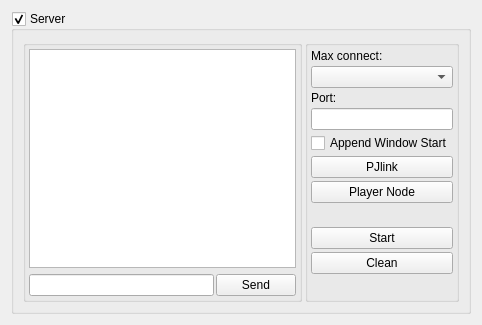
<?xml version="1.0" encoding="UTF-8"?>
<ui version="4.0">
 <class>tcp_ui</class>
 <widget class="QWidget" name="tcp_ui">
  <property name="geometry">
   <rect>
    <x>0</x>
    <y>0</y>
    <width>482</width>
    <height>325</height>
   </rect>
  </property>
  <property name="windowTitle">
   <string>Server</string>
  </property>
  <property name="windowIcon">
   <iconset>
    <normaloff>:/ico/ico/network_server.png</normaloff>:/ico/ico/network_server.png</iconset>
  </property>
  <layout class="QHBoxLayout" name="horizontalLayout_4">
   <item>
    <widget class="QGroupBox" name="server_gb">
     <property name="title">
      <string>Server</string>
     </property>
     <property name="flat">
      <bool>false</bool>
     </property>
     <property name="checkable">
      <bool>true</bool>
     </property>
     <layout class="QGridLayout" name="gridLayout">
      <item row="0" column="0">
       <layout class="QHBoxLayout" name="horizontalLayout_3">
        <property name="spacing">
         <number>3</number>
        </property>
        <item>
         <widget class="QGroupBox" name="gboxServerLeft">
          <property name="sizePolicy">
           <sizepolicy hsizetype="Preferred" vsizetype="Preferred">
            <horstretch>1</horstretch>
            <verstretch>0</verstretch>
           </sizepolicy>
          </property>
          <property name="title">
           <string/>
          </property>
          <layout class="QVBoxLayout" name="verticalLayout_2">
           <property name="spacing">
            <number>3</number>
           </property>
           <property name="leftMargin">
            <number>3</number>
           </property>
           <property name="topMargin">
            <number>3</number>
           </property>
           <property name="rightMargin">
            <number>3</number>
           </property>
           <property name="bottomMargin">
            <number>3</number>
           </property>
           <item>
            <widget class="QTextEdit" name="txtDataServer"/>
           </item>
           <item>
            <layout class="QHBoxLayout" name="horizontalLayout"/>
           </item>
           <item>
            <widget class="QWidget" name="listWidget" native="true"/>
           </item>
           <item>
            <layout class="QHBoxLayout" name="horizontalLayout_2">
             <property name="spacing">
              <number>2</number>
             </property>
             <item>
              <widget class="QLineEdit" name="txtSendServer"/>
             </item>
             <item>
              <widget class="QPushButton" name="btnSendServer">
               <property name="cursor">
                <cursorShape>PointingHandCursor</cursorShape>
               </property>
               <property name="text">
                <string>Send</string>
               </property>
               <property name="icon">
                <iconset>
                 <normaloff>:/ico/ico/send.png</normaloff>:/ico/ico/send.png</iconset>
               </property>
               <property name="iconSize">
                <size>
                 <width>24</width>
                 <height>24</height>
                </size>
               </property>
              </widget>
             </item>
            </layout>
           </item>
          </layout>
         </widget>
        </item>
        <item>
         <widget class="QGroupBox" name="gboxServerRight">
          <property name="sizePolicy">
           <sizepolicy hsizetype="Minimum" vsizetype="Preferred">
            <horstretch>0</horstretch>
            <verstretch>0</verstretch>
           </sizepolicy>
          </property>
          <property name="minimumSize">
           <size>
            <width>150</width>
            <height>0</height>
           </size>
          </property>
          <property name="title">
           <string/>
          </property>
          <layout class="QVBoxLayout" name="verticalLayout">
           <property name="spacing">
            <number>3</number>
           </property>
           <property name="leftMargin">
            <number>3</number>
           </property>
           <property name="topMargin">
            <number>3</number>
           </property>
           <property name="rightMargin">
            <number>3</number>
           </property>
           <property name="bottomMargin">
            <number>3</number>
           </property>
           <item>
            <widget class="QLabel" name="label_3">
             <property name="text">
              <string>Max connect:</string>
             </property>
            </widget>
           </item>
           <item>
            <widget class="QComboBox" name="cboxMax">
             <property name="sizePolicy">
              <sizepolicy hsizetype="Expanding" vsizetype="Fixed">
               <horstretch>1</horstretch>
               <verstretch>0</verstretch>
              </sizepolicy>
             </property>
            </widget>
           </item>
           <item>
            <widget class="QLabel" name="label_2">
             <property name="text">
              <string>Port:</string>
             </property>
            </widget>
           </item>
           <item>
            <widget class="QLineEdit" name="txtPortServer">
             <property name="sizePolicy">
              <sizepolicy hsizetype="Expanding" vsizetype="Fixed">
               <horstretch>0</horstretch>
               <verstretch>0</verstretch>
              </sizepolicy>
             </property>
             <property name="minimumSize">
              <size>
               <width>0</width>
               <height>0</height>
              </size>
             </property>
            </widget>
           </item>
           <item>
            <spacer name="verticalSpacer">
             <property name="orientation">
              <enum>Qt::Vertical</enum>
             </property>
             <property name="sizeType">
              <enum>QSizePolicy::Minimum</enum>
             </property>
             <property name="sizeHint" stdset="0">
              <size>
               <width>0</width>
               <height>0</height>
              </size>
             </property>
            </spacer>
           </item>
           <item>
            <widget class="QCheckBox" name="checkBox_win_start">
             <property name="text">
              <string>Append Window Start</string>
             </property>
            </widget>
           </item>
           <item>
            <widget class="QPushButton" name="btnPJlink">
             <property name="text">
              <string>PJlink</string>
             </property>
            </widget>
           </item>
           <item>
            <widget class="QPushButton" name="btnPlayerNode">
             <property name="text">
              <string>Player Node</string>
             </property>
            </widget>
           </item>
           <item>
            <spacer name="verticalSpacer_4">
             <property name="orientation">
              <enum>Qt::Vertical</enum>
             </property>
             <property name="sizeHint" stdset="0">
              <size>
               <width>20</width>
               <height>40</height>
              </size>
             </property>
            </spacer>
           </item>
           <item>
            <widget class="QPushButton" name="btnListen">
             <property name="sizePolicy">
              <sizepolicy hsizetype="Minimum" vsizetype="Expanding">
               <horstretch>0</horstretch>
               <verstretch>0</verstretch>
              </sizepolicy>
             </property>
             <property name="cursor">
              <cursorShape>PointingHandCursor</cursorShape>
             </property>
             <property name="text">
              <string>Start</string>
             </property>
             <property name="icon">
              <iconset>
               <normaloff>:/ico/ico/start.png</normaloff>:/ico/ico/start.png</iconset>
             </property>
             <property name="iconSize">
              <size>
               <width>32</width>
               <height>32</height>
              </size>
             </property>
            </widget>
           </item>
           <item>
            <widget class="QPushButton" name="btnClearServer">
             <property name="sizePolicy">
              <sizepolicy hsizetype="Minimum" vsizetype="Expanding">
               <horstretch>0</horstretch>
               <verstretch>0</verstretch>
              </sizepolicy>
             </property>
             <property name="cursor">
              <cursorShape>PointingHandCursor</cursorShape>
             </property>
             <property name="text">
              <string>Clean</string>
             </property>
             <property name="icon">
              <iconset>
               <normaloff>:/ico/ico/clear.png</normaloff>:/ico/ico/clear.png</iconset>
             </property>
             <property name="iconSize">
              <size>
               <width>32</width>
               <height>32</height>
              </size>
             </property>
            </widget>
           </item>
           <item>
            <spacer name="verticalSpacer_3">
             <property name="orientation">
              <enum>Qt::Vertical</enum>
             </property>
             <property name="sizeHint" stdset="0">
              <size>
               <width>20</width>
               <height>40</height>
              </size>
             </property>
            </spacer>
           </item>
          </layout>
         </widget>
        </item>
       </layout>
      </item>
     </layout>
    </widget>
   </item>
  </layout>
 </widget>
 <resources/>
 <connections/>
</ui>
